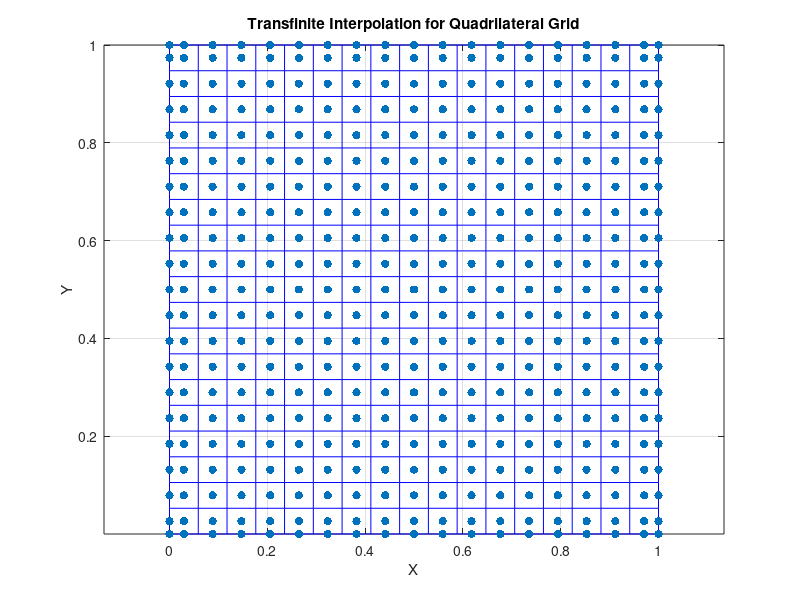
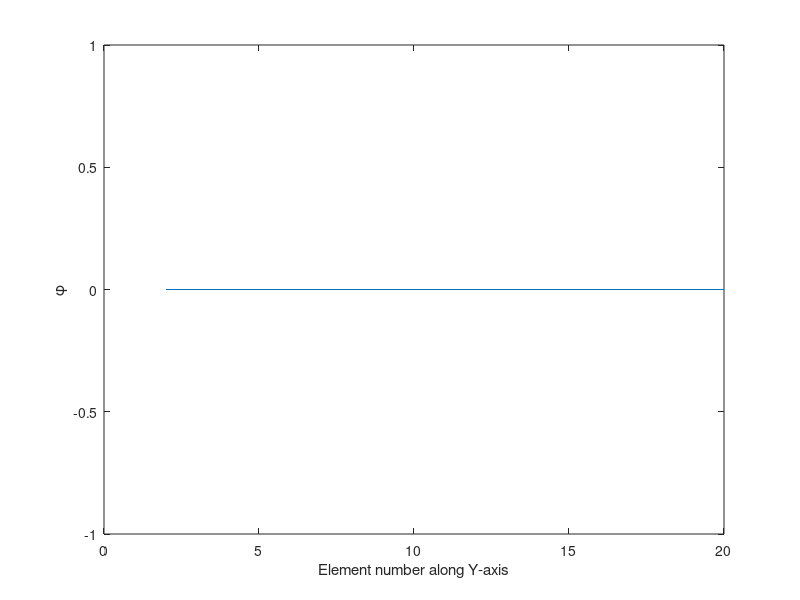

MATLAB code to generate these figures, in order:
clear all
close all
clc

% Maximum number of iterations
max_iter = 1000;
tolerance = 10^-15;
lambda = 0.5; %under relaxation factor
iter = 0;


density = 1;

% Define the vertices of the quadrilateral
vertices = [0, 0; 1, 0; 1, 1; 0, 1];

% Discretization parameters
ny = 20; % Number of points along y
nx = 18; % Number of points along x

% Initialize matrices for grid points
X = zeros(ny, nx);
Y = zeros(ny, nx);

% Interpolation parameters
xi = linspace(0, 1, ny);
eta = linspace(0, 1, nx);

% Iterate over the grid points
for i = 1:ny
    for j = 1:nx
        % Interpolation along xi and eta axes
        xi_val = xi(i);
        eta_val = eta(j);

        % Transfinite interpolation formula for each coordinate
        X(i, j) = (1 - xi_val) * ((1 - eta_val) * vertices(1, 1) + eta_val * vertices(2, 1)) + ...
            xi_val * ((1 - eta_val) * vertices(4, 1) + eta_val * vertices(3, 1));
        Y(i, j) = (1 - eta_val) * ((1 - xi_val) * vertices(1, 2) + xi_val * vertices(4, 2)) + ...
            eta_val * ((1 - xi_val) * vertices(2, 2) + xi_val * vertices(3, 2));
    end
end

% Plot the quadrilateral grid
figure;
plot(X, Y, 'b-', X', Y', 'b-');
xlabel('X');
ylabel('Y');
title('Transfinite Interpolation for Quadrilateral Grid');
axis equal;
grid on;

%--------------------------------------------------------------------------------------------------------------------------
% Centroids
Xc = zeros(ny-1,nx-1);
Yc = zeros(ny-1,nx-1);

for i=1:ny-1
    for j=1:nx-1
        Xc(i,j) = mean ([X(i,j), X(i,j+1),X(i+1,j),X(i+1,j+1)]);
        Yc(i,j) = mean ([Y(i,j), Y(i,j+1),Y(i+1,j),Y(i+1,j+1)]);
    end
end


%------------------------------------------------------------------------------------------------------------
% Face Centroids
Xfh = zeros(ny,nx-1);
Yfh = zeros(ny,nx-1);
Xfv = zeros(ny-1,nx);
Yfv = zeros(ny-1,nx);

for i=1:ny-1
    for j=1:nx
        Xfv(i,j) = mean ([X(i,j),X(i+1,j)]);
        Yfv(i,j) = mean ([Y(i,j),Y(i+1,j)]);

    end
end

for i=1:ny
    for j=1:nx-1
        Xfh(i,j) = mean ([X(i,j),X(i,j+1)]);
        Yfh(i,j) = mean ([Y(i,j),Y(i,j+1)]);
    end
end


%scatter(Xfh,Yfh,'filled','go');
%scatter(Xfv,Yfv,'filled','bo');

%------------------------------------------------------------------------------------------------------------
%Centroids and centroids at Boundary Faces

Xfc = zeros(ny+1,nx+1);
Yfc = zeros(ny+1,nx+1);

Xfc(1,1) = vertices(1,1);
Yfc(1,1) = vertices(1,2);
Xfc(1,nx+1) = vertices(2,1);
Yfc(1,nx+1) = vertices(2,2);
Xfc(ny+1,nx+1) = vertices(3,1);
Yfc(ny+1,nx+1) = vertices(3,2);
Xfc(ny+1,1) = vertices(4,1);
Yfc(ny+1,1) = vertices(4,2);


for i=1:ny-1
    for j=1:nx-1

        %AB
        Xfc(1,j+1) = Xfh(1,j);
        Yfc(1,j+1) = Yfh(1,j);

        %CD
        Xfc(ny+1,j+1) = Xfh(ny,j);
        Yfc(ny+1,j+1) = Yfh(ny,j);

        %AD
        Xfc(i+1,1) = Xfv(i,1);
        Yfc(i+1,1) = Yfv(i,1);

        %BC
        Xfc(i+1,nx+1) = Xfv(i,nx);
        Yfc(i+1,nx+1) = Yfv(i,nx);

        %Internal Centroids
        Xfc(i+1,j+1) = Xc(i,j);
        Yfc(i+1,j+1) = Yc(i,j);
    end
end

hold on
scatter(Xfc,Yfc,'filled','ro');



%------------------------------------------------------------------------------------------------------------
% Areas (Volumes)

A = zeros(ny-1,nx-1);


p1 = zeros(ny-1,nx-1);
p2 = zeros(ny-1,nx-1);

for i=1:ny-1
    for j=1:nx-1

        p1(i,j) = abs((X(i+1,j)-X(i,j))*(Y(i,j+1)-Y(i,j))-(X(i,j+1)-X(i,j))*(Y(i+1,j)-Y(i,j)));
        p2(i,j) = abs((X(i+1,j+1)-X(i,j+1))*(Y(i+1,j+1)-Y(i+1,j))-(X(i+1,j+1)-X(i+1,j))*(Y(i+1,j+1)-Y(i,j+1)));
        A(i,j) = 0.5*(p1(i,j)+p2(i,j));
    end
end



%------------------------------------------------------------------------------------------------------------------
% Faces Areas

Afe = zeros(ny-1,nx);
Afn = zeros(ny,nx-1);


for i=1:ny-1
    for j=1:nx

        Afe(i,j) = sqrt((X(i+1,j) - X(i,j))^2 + (Y(i+1,j) - Y(i,j))^2);

    end
end

for i=1:ny
    for j=1:nx-1

        Afn(i,j) = sqrt((X(i,j+1) - X(i,j))^2 + (Y(i,j+1) - Y(i,j))^2);

    end
end

%------------------------------------------------------------------------------------------------------------------
% Normal Vectors

Sxe = zeros(ny-1,nx);       % East Normal Vector coordinates
sxe = zeros(ny-1,nx);
Sye = zeros(ny-1,nx);
sye = zeros(ny-1,nx);

Sxn = zeros(ny,nx-1);       % North Normal Vector coordinates
sxn = zeros(ny,nx-1);
Syn = zeros(ny,nx-1);
syn = zeros(ny,nx-1);



for i=1:ny-1
    for j=1:nx
        Sxe(i,j) = Y(i+1,j)-Y(i,j);
        Sye(i,j) = -X(i+1,j)+X(i,j);
        sxe(i,j) = Sxe(i,j)/sqrt((Y(i+1,j)-Y(i,j))^2 + (-X(i+1,j)+X(i,j))^2);
        sye(i,j) = Sye(i,j)/sqrt((Y(i+1,j)-Y(i,j))^2 + (-X(i+1,j)+X(i,j))^2);

    end
end


for i=1:ny
    for j=1:nx-1
        Sxn(i,j) = -Y(i,j+1)+Y(i,j);
        Syn(i,j) = X(i,j+1)-X(i,j);
        sxn(i,j) = Sxn(i,j)/sqrt((-Y(i,j+1)+Y(i,j))^2 + (X(i,j+1)-X(i,j))^2);
        syn(i,j) = Syn(i,j)/sqrt((-Y(i,j+1)+Y(i,j))^2 + (X(i,j+1)-X(i,j))^2);

    end
end

%quiver(Xfv,Yfv,Sxe,Sye,'k');
%quiver(Xfh,Yfh,Sxn,Syn,'filled','k');

%--------------------------------------------------------------------------------------------------------------------
% East E - T Vectors

Exe = zeros(ny-1,nx);
Eye = zeros(ny-1,nx);
Txe = zeros(ny-1,nx);
Tye = zeros(ny-1,nx);
exe = zeros(ny-1,nx);
eye = zeros(ny-1,nx);
mod_ee = zeros(ny-1,nx);
mod_Ee = zeros(ny-1,nx);

for i=1:ny-1
    for j=1:nx


        mod_ee(i,j) = sqrt((Xfc(i+1,j+1)-Xfc(i+1,j))^2+(Yfc(i+1,j+1)-Yfc(i+1,j))^2);
        exe(i,j) = (Xfc(i+1,j+1)-Xfc(i+1,j))/mod_ee(i,j);
        eye(i,j) = (Yfc(i+1,j+1)-Yfc(i+1,j))/mod_ee(i,j);
        Exe(i,j) = dot([Sxe(i,j) Sye(i,j)],[Sxe(i,j) Sye(i,j)])*exe(i,j)/dot([exe(i,j) eye(i,j)],[Sxe(i,j) Sye(i,j)]);
        Eye(i,j) = dot([Sxe(i,j) Sye(i,j)],[Sxe(i,j) Sye(i,j)])*eye(i,j)/dot([exe(i,j) eye(i,j)],[Sxe(i,j) Sye(i,j)]);
        mod_Ee(i,j) = sqrt(Exe(i,j)^2 + Eye(i,j)^2);
        Txe(i,j) = Sxe(i,j) - Exe(i,j);
        Tye(i,j) = Sye(i,j) - Eye(i,j);


    end
end

hold on
%quiver(Xfv,Yfv,Exe,Eye,'b');
%quiver(Xfv,Yfv,Txe,Tye,'b');


%-------------------------------------------------------------------------------------------------------------------
% North E - T Vectors

Exn = zeros(ny,nx-1);
Eyn = zeros(ny,nx-1);
Txn = zeros(ny,nx-1);
Tyn = zeros(ny,nx-1);
exn = zeros(ny,nx-1);
eyn = zeros(ny,nx-1);
mod_en = zeros(ny,nx-1);
mod_En = zeros(ny,nx-1);


for i=1:ny
    for j=1:nx-1

        mod_en(i,j) = sqrt((Xfc(i+1,j+1)-Xfc(i,j+1))^2+(Yfc(i+1,j+1)-Yfc(i,j+1))^2);
        exn(i,j) = (Xfc(i+1,j+1)-Xfc(i,j+1))/mod_en(i,j);
        eyn(i,j) = (Yfc(i+1,j+1)-Yfc(i,j+1))/mod_en(i,j);
        Exn(i,j) = dot([Sxn(i,j) Syn(i,j)],[Sxn(i,j) Syn(i,j)])*exn(i,j)/dot([exn(i,j) eyn(i,j)],[Sxn(i,j) Syn(i,j)]);
        Eyn(i,j) = dot([Sxn(i,j) Syn(i,j)],[Sxn(i,j) Syn(i,j)])*eyn(i,j)/dot([exn(i,j) eyn(i,j)],[Sxn(i,j) Syn(i,j)]);
        mod_En(i,j) = sqrt(Exn(i,j)^2 + Eyn(i,j)^2);
        Txn(i,j) = Sxn(i,j) - Exn(i,j);
        Tyn(i,j) = Syn(i,j) - Eyn(i,j);

    end
end

%hold on
%quiver(Xfv,Yfv,Exn,Eyn,'filled','g');
%quiver(Xfv,Yfv,Txn,Tyn,'filled','g');



%------------------------------------------------------------------------------------------------------------------
% gDiff

g_Diffe = zeros(ny-1,nx);
g_Diffn = zeros(ny,nx-1);

for i=1:ny-1
    for j=1:nx

        g_Diffe(i,j) = sqrt(Exe(i,j)^2 + Eye(i,j)^2)/sqrt((Xfc(i,j+1) - Xfc(i,j))^2 + (Yfc(i,j+1) - Yfc(i,j))^2);

    end
end

for i=1:ny
    for j=1:nx-1

        g_Diffn(i,j) = sqrt(Exn(i,j)^2 + Eyn(i,j)^2)/sqrt((Xfc(i+1,j) - Xfc(i,j))^2 + (Yfc(i+1,j) - Yfc(i,j))^2);

    end
end

%------------------------------------------------------------------------------------------------------------------
% Interpolation factors

ge = zeros(ny-1,nx); % for east faces
gn = zeros(ny,nx-1); % for north faces


for i=1:ny-1

    ge(i,1) = 1;
    ge(i,nx) = 1;

    for j=2:nx-1
        ge(i,j) = (A(i,j-1))/(A(i,j-1) + A(i,j));
    end
end


for j=1:nx-1

    gn(1,j) = 1;
    gn(ny,j) = 1;

    for i=2:ny-1
        gn(i,j) = (A(i-1,j))/(A(i-1,j) + A(i,j));
    end
end

%------------------------------------------------------------------------------------------------------------------
% Velocity at Centroids

u = zeros(ny+1,nx+1);       % velocity in x-direction
v = zeros(ny+1,nx+1);       % velocity in y-direction

% NB: could have been done easier but to make to code more general

for i=1:ny+1
    for j=1:nx+1
        u(i,j) = sqrt(2)/2;
        v(i,j) = sqrt(2)/2;
    end
end


%------------------------------------------------------------------------------------------------------------------
% Velocity at horizontal (north) faces

un = zeros(ny,nx-1);       % velocity in x-direction
vn = zeros(ny,nx-1);       % velocity in y-direction

% NB: could have been done easier but to make to code more general

for i=1:ny
    for j=1:nx-1
        un(i,j) = (1 - gn(i,j))*u(i,j+1) + gn(i,j)*u(i+1,j+1);
        vn(i,j) = (1 - gn(i,j))*v(i,j+1) + gn(i,j)*v(i+1,j+1);
    end
end


%------------------------------------------------------------------------------------------------------------------
% Velocity at vertical (east) faces

ue = zeros(ny-1,nx);       % velocity in x-direction
ve = zeros(ny-1,nx);       % velocity in y-direction

% NB: could have been done easier but to make to code more general

for i=1:ny-1
    for j=1:nx
        ue(i,j) = (1 - ge(i,j))*u(i+1,j) + ge(i,j)*u(i+1,j+1);
        ve(i,j) = (1 - ge(i,j))*v(i+1,j) + ge(i,j)*v(i+1,j+1);

    end
end

%------------------------------------------------------------------------------------------------------------------
% Mass flow rate at horizontal (north) faces

mdotn = zeros(ny,nx-1);       % mass flow rate for north faces


for i=1:ny
    for j=1:nx-1
        mdotn(i,j) = density * (un(i,j)*Sxn(i,j) + vn(i,j)*Syn(i,j));
    end
end


%------------------------------------------------------------------------------------------------------------------
% Mass flow rate at vertical (east) faces

mdote = zeros(ny-1,nx);       % mass flow rate for east faces

for i=1:ny-1
    for j=1:nx
        mdote(i,j) = density *(ue(i,j)*Sxe(i,j) + ve(i,j)*Sye(i,j));
    end
end

%-------------------------------------------------------------------------------------------------------------------
% Initial guess for  phi
phife = zeros (ny-1,nx);
phifn = zeros(ny,nx-1);

aE = zeros(ny+1,nx+1);
aW = zeros(ny+1,nx+1);
aN = zeros(ny+1,nx+1);
aS = zeros(ny+1,nx+1);
aC = zeros(ny+1,nx+1);
bC = zeros(ny+1,nx+1);

% T = 400 * ones (ny+1,nx+1,2); % at the centroids and the boundary faces centroids
% T(1,:) = 320;
error = 900;
phi = zeros(ny+1,nx+1);
phi(:,1) = 1;
phi(1,:) = 0;
phiold = zeros(ny+1,nx+1);
smart = zeros(ny+1,nx+1);
phiCe = zeros(ny-1,nx);
phiCetild = zeros(ny-1,nx);
phifetild = zeros(ny-1,nx);
phifes = zeros(ny-1,nx);
phiDe = zeros(ny-1,nx);
phiUe = zeros(ny-1,nx);
phiCntild = zeros(ny,nx-1);
phifntild = zeros(ny,nx-1);
phifns = zeros(ny,nx-1);
phiCn= zeros(ny,nx-1);
phiDn= zeros(ny,nx-1);
phiUn= zeros(ny,nx-1);

%-------------------------------------------------------------------------------------------------------------------

% HERE THE LOOP SHOULD START

while error>tolerance && iter<max_iter


    %----------------------------------------------------------------------------------------------------------------------------
    % Phi at the faces

    % East



    for i=1:ny-1

        phife(i,1) = phi(i+1,1);
        phife(i,nx) = phi(i+1,nx+1);

        for j=2:nx-1
            phife(i,j) = (1 - ge(i,j))*phi(i+1,j) + ge(i,j)*phi(i+1,j+1);
        end
    end

    % North



    for j=1:nx-1

        phifn(1,j) = phi(1,j+1,1);
        phifn(ny,j) = phi(ny+1,j+1,1);

        for i=2:ny-1
            phifn(i,j) = (1 - gn(i,j))*phi(i,j+1) + gn(i,j)*phi(i+1,j+1);
        end
    end


    %-----------------------------------------------------------------------------------------------------------------------------
    % Source term at centroids

    %Sc = zeros (size(Xfc));


    %------------------------------------------------------------------------------------------------------------------------
    % Gradient of temperature at the centroids

    % grad_phix = zeros(ny+1,nx+1);
    % grad_phiy = zeros(ny+1,nx+1);

    % for i=2:ny
    %     for j=2:nx
    %         grad_phix(i,j) = (-phife(i-1,j-1)*Sxe(i-1,j-1) + phife(i-1,j)*Sxe(i-1,j) - phifn(i-1,j-1)*Sxn(i-1,j-1) + phifn(i,j-1)*Sxn(i,j-1))/A(i-1,j-1);
    %         grad_phiy(i,j) = (-phife(i-1,j-1)*Sye(i-1,j-1) + phife(i-1,j)*Sye(i-1,j) - phifn(i-1,j-1)*Syn(i-1,j-1) + phifn(i,j-1)*Syn(i,j-1))/A(i-1,j-1);
    %
    %     end
    % end
    %
    % % West Boundary
    % grad_phix(:,1) = grad_phix(:,2);
    % grad_phiy(:,1) = grad_phiy(:,2);
    %
    % % South Boundary
    % grad_phix(1,:) = grad_phix(2,:);
    % grad_phiy(1,:) = grad_phiy(2,:);
    %
    % % East Boundary
    % grad_phix(:,nx+1) = 0;
    % grad_phiy(:,nx+1) = 0;
    %
    % % North Boundary
    % grad_phix(ny+1,:) = 0;
    % grad_phiy(ny+1,:) = 0;
    %
    %
    % %------------------------------------------------------------------------------------------------------------------------
    % % Gradient of phi at the faces
    %
    % grad_phixe = zeros(ny-1,nx);
    % grad_phiye = zeros(ny-1,nx);
    % grad_phixn = zeros(ny,nx-1);
    % grad_phiyn = zeros(ny,nx-1);
    %
    %
    %
    % for i=1:ny-1
    %
    %     grad_phixe(i,1) = grad_phix(i+1,1);
    %     grad_phiye(i,1) = grad_phiy(i+1,1);
    %     grad_phixe(i,nx) = grad_phix(i+1,nx+1);
    %     grad_phiye(i,nx) = grad_phiy(i+1,nx+1);
    %
    %
    %     for j=2:nx-1
    %
    %         grad_phixe(i,j) = (1 - ge(i,j))*grad_phix(i+1,j) + ge(i,j)*grad_phix(i+1,j+1);
    %         grad_phiye(i,j) = (1 - ge(i,j))*grad_phiy(i+1,j) + ge(i,j)*grad_phiy(i+1,j+1);
    %
    %     end
    % end
    %
    % for j=1:nx-1
    %
    %     grad_phixn(1,j) = grad_phix(1,j+1);
    %     grad_phiyn(1,j) = grad_phiy(1,j+1);
    %     grad_phixn(ny,j) = grad_phix(ny+1,j+1);
    %     grad_phiyn(ny,j) = grad_phiy(ny+1,j+1);
    %
    %     for i=2:ny-1
    %
    %         grad_phixn(i,j) = (1-gn(i,j))*grad_phix(i,j+1) + gn(i,j)*grad_phix(i+1,j+1);
    %         grad_phiyn(i,j) = (1-gn(i,j))*grad_phiy(i,j+1) + gn(i,j)*grad_phiy(i+1,j+1);
    %
    %     end
    % end

    %-------------------------------------------------------------------------------------------------------------
    % coefficients

for i=2:ny
    for j=2:nx

    smart(i,j) = (mdote(i-1,j)*(phifes(i-1,j) - phife(i-1,j)) - mdote(i-1,j-1)*(phifes(i-1,j-1) - phife(i-1,j-1)) + mdotn(i,j-1)*(phifns(i,j-1) - phifn(i,j-1)) - mdotn(i-1,j-1)*(phifns(i-1,j-1) - phifn(i-1,j-1)));

    end
end

    % Loop for inner elements:

    for i=3:ny-1
        for j=3:nx-1

            aE(i,j) =  - max(-mdote(i-1,j),0);
            aW(i,j) =  - max(mdote(i-1,j-1),0);
            aN(i,j) =  - max(-mdotn(i,j-1),0);
            aS(i,j) =  - max(mdotn(i-1,j-1),0);
            aC(i,j) = -(aE(i,j) + aW(i,j) + aN(i,j) + aS(i,j));
            bC(i,j) = 0 - smart(i,j);

        end
    end

    % Loop for WEST elements without vertices: DIRICHLET T = 400 K

    for j=2
        for i=3:ny-1
            aE(i,j) =  - max(-mdote(i-1,j),0);
            aW(i,j) =  - max(mdote(i-1,j-1),0);
            aN(i,j) =  - max(-mdotn(i,j-1),0);
            aS(i,j) =  - max(mdotn(i-1,j-1),0);
            aC(i,j) = -(aE(i,j) + aN(i,j) + aS(i,j) + aW(i,j));
            bC(i,j) = 0 - aW(i,j) - smart(i,j);
            aW(i,j) = 0;


        end
    end


    % Loop over SOUTH elements without vertices: DIRICHLET T = 320 K

    for i=2
        for j=3:nx-1
            aE(i,j) =  - max(-mdote(i-1,j),0);
            aW(i,j) =  - max(mdote(i-1,j-1),0);
            aN(i,j) =  - max(-mdotn(i,j-1),0);
            aS(i,j) =  - max(mdotn(i-1,j-1),0);
            aC(i,j) = -(aE(i,j) + aN(i,j) + aW(i,j) + aS(i,j));
            bC(i,j) = 0 - 0*aS(i,j) - smart(i,j);
            aS(i,j) = 0;

        end
    end

    % Loop over NORTH elements without vertices: No FLUX CONDITION

    for i=ny
        for j=3:nx-1
            aE(i,j) =  - max(-mdote(i-1,j),0);
            aW(i,j) =  - max(mdote(i-1,j-1),0);
            aN(i,j) =  - max(-mdotn(i,j-1),0);
            aS(i,j) =  - max(mdotn(i-1,j-1),0);
            aC(i,j) = -(aE(i,j) + aW(i,j) + aS(i,j));
            bC(i,j) = 0 - smart(i,j);
            aN(i,j) = 0;
            phi(i+1,j) = phi(i,j);

        end
    end

    % Loop over EAST elements without vertices:

    for j=nx
        for i=3:ny-1

            aE(i,j) =  - max(-mdote(i-1,j),0);
            aW(i,j) =  - max(mdote(i-1,j-1),0);
            aN(i,j) =  - max(-mdotn(i,j-1),0);
            aS(i,j) =  - max(mdotn(i-1,j-1),0);
            aC(i,j) = -(aW(i,j) + aN(i,j) + aS(i,j));
            bC(i,j) = 0 - smart(i,j);
            aE(i,j) = 0;
            phi(i,j+1) = phi(i,j);


        end
    end

    %------------------------------------------------------------------------------------------------------------------------------------------------------------------------------------------------------------------

    % WEST - SOUTH CORNER

    for j=2
        for i=2
            aE(i,j) =  - max(-mdote(i-1,j),0);
            aW(i,j) =  - max(mdote(i-1,j-1),0);
            aN(i,j) =  - max(-mdotn(i,j-1),0);
            aS(i,j) =  - max(mdotn(i-1,j-1),0);
            aC(i,j) =  -(aE(i,j) + aN(i,j) + aS(i,j) + aW(i,j));
            bC(i,j) = 0 - aW(i,j) - 0*aS(i,j) - smart(i,j);
            aW(i,j) = 0;
            aS(i,j) = 0;

        end
    end


    %------------------------------------------------------------------------------------------------------------------------------------------------------------------------------------------------------------

    % EAST - NORTH CORNER

    for j=nx
        for i=ny

            aE(i,j) =  - max(-mdote(i-1,j),0);
            aW(i,j) =  - max(mdote(i-1,j-1),0);
            aN(i,j) =  - max(-mdotn(i,j-1),0);
            aS(i,j) =  - max(mdotn(i-1,j-1),0);
            aC(i,j) = -(aW(i,j) + aS(i,j));
            bC(i,j) = 0 - smart(i,j);
            aE(i,j) = 0;
            aN(i,j) = 0;
            phi(i+1,j) = phi(i,j);
            phi(i,j+1) = phi(i,j);


        end
    end

    %------------------------------------------------------------------------------------------------------------------------------------------------------------------------------------------------------------

    % EAST - SOUTH CORNER

    for j=nx
        for i=2

            aE(i,j) =  - max(-mdote(i-1,j),0);
            aW(i,j) =  - max(mdote(i-1,j-1),0);
            aN(i,j) =  - max(-mdotn(i,j-1),0);
            aS(i,j) =  - max(mdotn(i-1,j-1),0);
            aC(i,j) = -(aW(i,j) + aN(i,j) + aS(i,j));
            bC(i,j) = 0 - 0*aS(i,j) - smart(i,j);
            aE(i,j) = 0;
            aS(i,j) = 0;
            phi(i,j+1) = phi(i,j);


        end
    end

    % WEST - NORTH CORNER

    for j=2
        for i=ny
            aE(i,j) =  - max(-mdote(i-1,j),0);
            aW(i,j) =  - max(mdote(i-1,j-1),0);
            aN(i,j) =  - max(-mdotn(i,j-1),0);
            aS(i,j) =  - max(mdotn(i-1,j-1),0);
            aC(i,j) = -(aE(i,j) + aS(i,j) + aW(i,j));
            bC(i,j) = 0 - aW(i,j) - smart(i,j);
            aW(i,j) = 0;
            aN(i,j) = 0;
            phi(i+1,j) = phi(i,j);

        end
    end

    %------------------------------------------------------------------------------------------------------------------------------------------------------------------------
    % SMART scheme implementation

    % Loop for internal faces: east

    for i=1:ny-1
        for j=2:nx-1
            if (mdote(i,j)>0)
                phiCe(i,j) = phi(i+1,j);
                phiDe(i,j) = phi(i+1,j+1);
                phiUe(i,j) = phi(i+1,j-1);
            else
                phiCe(i,j) = phi(i+1,j+1);
                phiDe(i,j) = phi(i+1,j);
                phiUe(i,j) = phi(i+1,j+2);
            end

            phiCetild(i,j) = (phiCe(i,j) - phiUe(i,j))/(phiDe(i,j) - phiUe(i,j));

            if phiCetild(i,j)<0 || phiCetild(i,j)>1
                phifetild(i,j) = phiCetild(i,j);
            elseif phiCetild(i,j)>= 1/6 && phiCetild(i,j)<7/10
                phifetild(i,j) = 3*phiCetild(i,j)/4 +3/8;
            elseif  phiCetild(i,j)>= 0 && phiCetild(i,j)<= 5/6
                phifetild(i,j) = 3*phiCetild(i,j)/4 +3/8;
            elseif  phiCetild(i,j)>= 7/10 && phiCetild(i,j)<=1
                phifetild(i,j) = 1*phiCetild(i,j)/4 +2/3; 
            end


            phifes(i,j) = phifetild(i,j)*(phiDe(i,j) - phiUe(i,j)) + phiUe(i,j);
        end
    end

    % West Boundary

    for i=1:ny-1
        for j=1
            if (mdote(i,j)>0)
                phiCe(i,j) = phi(i+1,j);
                phiDe(i,j) = phi(i+1,j+1);
                phiUe(i,j) = phi(i+1,j);
            else
                phiCe(i,j) = phi(i+1,j);
                phiDe(i,j) = phi(i+1,j);
                phiUe(i,j) = phi(i+1,j+1);
            end

            phiCetild(i,j) = (phiCe(i,j) - phiUe(i,j))/(phiDe(i,j) - phiUe(i,j));

            if phiCetild(i,j)<0 || phiCetild(i,j)>1
                phifetild(i,j) = phiCetild(i,j);
            elseif phiCetild(i,j)>= 1/6 && phiCetild(i,j)<7/10
                phifetild(i,j) = 3*phiCetild(i,j)/4 +3/8;
            elseif  phiCetild(i,j)>= 0 && phiCetild(i,j)<= 5/6
                phifetild(i,j) = 3*phiCetild(i,j)/4 +3/8;
            elseif  phiCetild(i,j)>= 7/10 && phiCetild(i,j)<=1
                phifetild(i,j) = 1*phiCetild(i,j)/4 +2/3; 
            end

            phifes(i,j) = phifetild(i,j)*(phiDe(i,j) - phiUe(i,j)) + phiUe(i,j);
        end
    end
    %
    % East Boundary

    for i=1:ny-1
        for j=nx
            if (mdote(i,j)>0)
                phiCe(i,j) = phi(i+1,j+1);
                phiDe(i,j) = phi(i+1,j+1);
                phiUe(i,j) = phi(i+1,j);
            else
                phiCe(i,j) = phi(i+1,j+1);
                phiDe(i,j) = phi(i+1,j);
                phiUe(i,j) = phi(i+1,j+1);
            end
            phiCetild(i,j) = (phiCe(i,j) - phiUe(i,j))/(phiDe(i,j) - phiUe(i,j));

            if phiCetild(i,j)<0 || phiCetild(i,j)>1
                phifetild(i,j) = phiCetild(i,j);
            elseif phiCetild(i,j)>= 1/6 && phiCetild(i,j)<7/10
                phifetild(i,j) = 3*phiCetild(i,j)/4 +3/8;
            elseif  phiCetild(i,j)>= 0 && phiCetild(i,j)<= 5/6
                phifetild(i,j) = 3*phiCetild(i,j)/4 +3/8;
            elseif  phiCetild(i,j)>= 7/10 && phiCetild(i,j)<=1
                phifetild(i,j) = 1*phiCetild(i,j)/4 +2/3; 
            end

            phifes(i,j) = phifetild(i,j)*(phiDe(i,j) - phiUe(i,j)) + phiUe(i,j);
        end
    end


    % South Boundary

    for i=1
        for j=1:nx-1
            if (mdotn(i,j)>0)
                phiCn(i,j) = phi(i,j+1);
                phiDn(i,j) = phi(i+1,j+1);
                phiUn(i,j) = phi(i,j+1);
            else
                phiCn(i,j) = phi(i,j+1);
                phiUn(i,j) = phi(i+1,j+1);
                phiDn(i,j) = phi(i,j+1);
            end

            phiCntild(i,j) = (phiCn(i,j) - phiUn(i,j))/(phiDn(i,j) - phiUn(i,j));

            if phiCntild(i,j)<0 || phiCntild(i,j)>1
                phifntild(i,j) = phiCntild(i,j);
            elseif phiCntild(i,j)>= 1/6 && phiCntild(i,j)<7/10
                phifntild(i,j) = 3*phiCntild(i,j)/4 +3/8;
            elseif  phiCntild(i,j)>= 0 && phiCntild(i,j)<= 5/6
                phifntild(i,j) = 3*phiCntild(i,j)/4 +3/8;
            elseif  phiCntild(i,j)>= 7/10 && phiCntild(i,j)<=1
                phifntild(i,j) = 1*phiCntild(i,j)/4 +2/3; 
            end

            phifns(i,j) = phifntild(i,j)*(phiDn(i,j) - phiUn(i,j)) + phiUn(i,j);
        end
    end

    % North Boundary

    for i=1
        for j=1:nx-1
            if (mdotn(i,j)>0)
                phiCn(i,j) = phi(i+1,j+1);
                phiDn(i,j) = phi(i+1,j+1);
                phiUn(i,j) = phi(i,j+1);
            else
                phiCn(i,j) = phi(i,j+1);
                phiDn(i,j) = phi(i+1,j+1);
                phiUn(i,j) = phi(i,j+1);
            end

            phiCntild(i,j) = (phiCn(i,j) - phiUn(i,j))/(phiDn(i,j) - phiUn(i,j));

            if phiCntild(i,j)<0 || phiCntild(i,j)>1
                phifntild(i,j) = phiCntild(i,j);
            elseif phiCntild(i,j)>= 1/6 && phiCntild(i,j)<7/10
                phifntild(i,j) = 3*phiCntild(i,j)/4 +3/8;
            elseif  phiCntild(i,j)>= 0 && phiCntild(i,j)<= 5/6
                phifntild(i,j) = 3*phiCntild(i,j)/4 +3/8;
            elseif  phiCntild(i,j)>= 7/10 && phiCntild(i,j)<=1
                phifntild(i,j) = 1*phiCntild(i,j)/4 +2/3; 
            end

            phifns(i,j) = phifntild(i,j)*(phiDn(i,j) - phiUn(i,j)) + phiUn(i,j);
        end
    end
    % Loop for internal faces: north

    for i=2:ny-1
        for j=1:nx-1
            if(mdotn(i,j)>0)
                phiCn(i,j) = phi(i,j+1);
                phiDn(i,j) = phi(i+1,j+1);
                phiUn(i,j) = phi(i-1,j+1);
            else
                phiCn(i,j) = phi(i+1,j+1);
                phiDn(i,j) = phi(i,j+1);
                phiUn(i,j) = phi(i+2,j+1);
            end

            phiCntild(i,j) = (phiCn(i,j) - phiUn(i,j))/(phiDn(i,j) - phiUn(i,j));

            if phiCntild(i,j)<0 || phiCntild(i,j)>1
                phifntild(i,j) = phiCntild(i,j);
            elseif phiCntild(i,j)>= 1/6 && phiCntild(i,j)<7/10
                phifntild(i,j) = 3*phiCntild(i,j)/4 +3/8;
            elseif  phiCntild(i,j)>= 0 && phiCntild(i,j)<= 5/6
                phifntild(i,j) = 3*phiCntild(i,j)/4 +3/8;
            elseif  phiCntild(i,j)>= 7/10 && phiCntild(i,j)<=1
                phifntild(i,j) = 1*phiCntild(i,j)/4 +2/3; 
            end

            phifns(i,j) = phifntild(i,j)*(phiDn(i,j) - phiUn(i,j)) + phiUn(i,j);
        end
    end

    %----------------------------------------------------------------------------------------------------------------------------------------------------------------------------------------------------------------------------------------------------
    % Solver Gauss Seidel

    for i=2:ny
        for j=2:nx

            phiold(i,j) = phi(i,j);

            phi(i,j) = phi(i,j) + lambda*((bC(i,j) - aE(i,j)*phi(i,j+1) - aN(i,j)*phi(i+1,j) - aW(i,j)*phi(i,j-1) - aS(i,j)*phi(i-1,j))/aC(i,j) - phi(i,j));

            error = abs(phi(i,j) - phiold(i,j));

        end
    end


    iter = iter+1;
end


phi

%----------------------------------------------------------------------------------------------------------------------------------------------------------------------------------------
% Plotting

if mod(nx,2) == 0     % checking if nx is odd or even
    middle_column = phi(2:end-1 , (nx)/2 +1);
else
    middle_column = phi(2:end-1 , (nx+1)/2 +1);
end

row_number = 2:ny;

hold off
figure;

plot(row_number, middle_column);
xlabel('Element number along Y-axis');
ylabel('φ');

